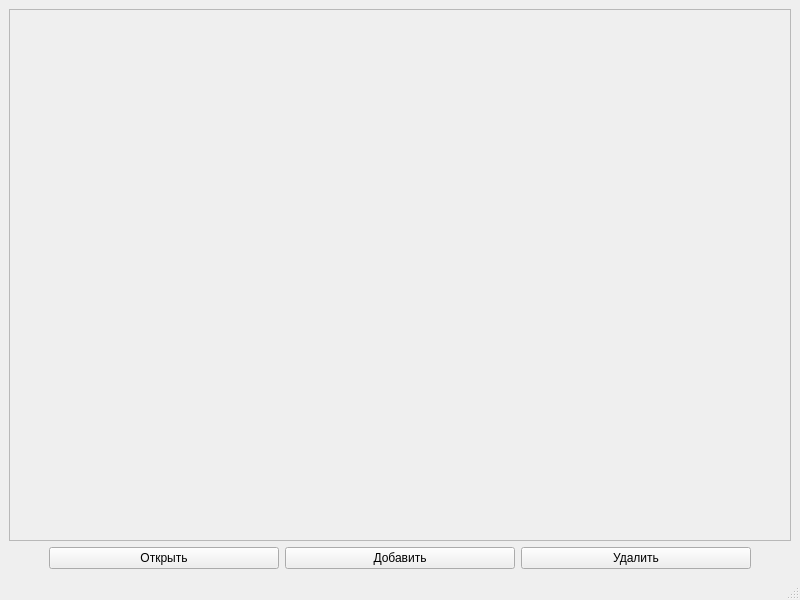
<?xml version="1.0" encoding="UTF-8"?>
<ui version="4.0">
 <class>MainWindow</class>
 <widget class="QMainWindow" name="MainWindow">
  <property name="geometry">
   <rect>
    <x>0</x>
    <y>0</y>
    <width>800</width>
    <height>600</height>
   </rect>
  </property>
  <property name="windowTitle">
   <string>MainWindow</string>
  </property>
  <widget class="QWidget" name="centralwidget">
   <layout class="QVBoxLayout" name="verticalLayout">
    <item>
     <widget class="QTableView" name="tvPerson">
      <property name="autoFillBackground">
       <bool>false</bool>
      </property>
      <property name="styleSheet">
       <string notr="true">QTableView{
	background-color: rgb(239, 239, 239);
	selection-background-color: rgb(80, 92, 255);
	alternate-background-color: rgb(228, 228, 228);
}</string>
      </property>
      <property name="lineWidth">
       <number>2</number>
      </property>
      <property name="midLineWidth">
       <number>2</number>
      </property>
      <property name="alternatingRowColors">
       <bool>true</bool>
      </property>
      <property name="selectionMode">
       <enum>QAbstractItemView::SingleSelection</enum>
      </property>
      <property name="selectionBehavior">
       <enum>QAbstractItemView::SelectRows</enum>
      </property>
     </widget>
    </item>
    <item>
     <layout class="QHBoxLayout" name="horizontalLayout">
      <item>
       <spacer name="horizontalSpacer_2">
        <property name="orientation">
         <enum>Qt::Horizontal</enum>
        </property>
        <property name="sizeType">
         <enum>QSizePolicy::Preferred</enum>
        </property>
        <property name="sizeHint" stdset="0">
         <size>
          <width>40</width>
          <height>20</height>
         </size>
        </property>
       </spacer>
      </item>
      <item>
       <widget class="QPushButton" name="btnEdit">
        <property name="text">
         <string>Открыть</string>
        </property>
       </widget>
      </item>
      <item>
       <widget class="QPushButton" name="btnAdd">
        <property name="text">
         <string>Добавить</string>
        </property>
       </widget>
      </item>
      <item>
       <widget class="QPushButton" name="btnDelete">
        <property name="text">
         <string>Удалить</string>
        </property>
       </widget>
      </item>
      <item>
       <spacer name="horizontalSpacer">
        <property name="orientation">
         <enum>Qt::Horizontal</enum>
        </property>
        <property name="sizeType">
         <enum>QSizePolicy::Preferred</enum>
        </property>
        <property name="sizeHint" stdset="0">
         <size>
          <width>40</width>
          <height>20</height>
         </size>
        </property>
       </spacer>
      </item>
     </layout>
    </item>
   </layout>
  </widget>
  <widget class="QMenuBar" name="menubar">
   <property name="geometry">
    <rect>
     <x>0</x>
     <y>0</y>
     <width>800</width>
     <height>21</height>
    </rect>
   </property>
  </widget>
  <widget class="QStatusBar" name="statusbar"/>
 </widget>
 <resources/>
 <connections/>
</ui>
